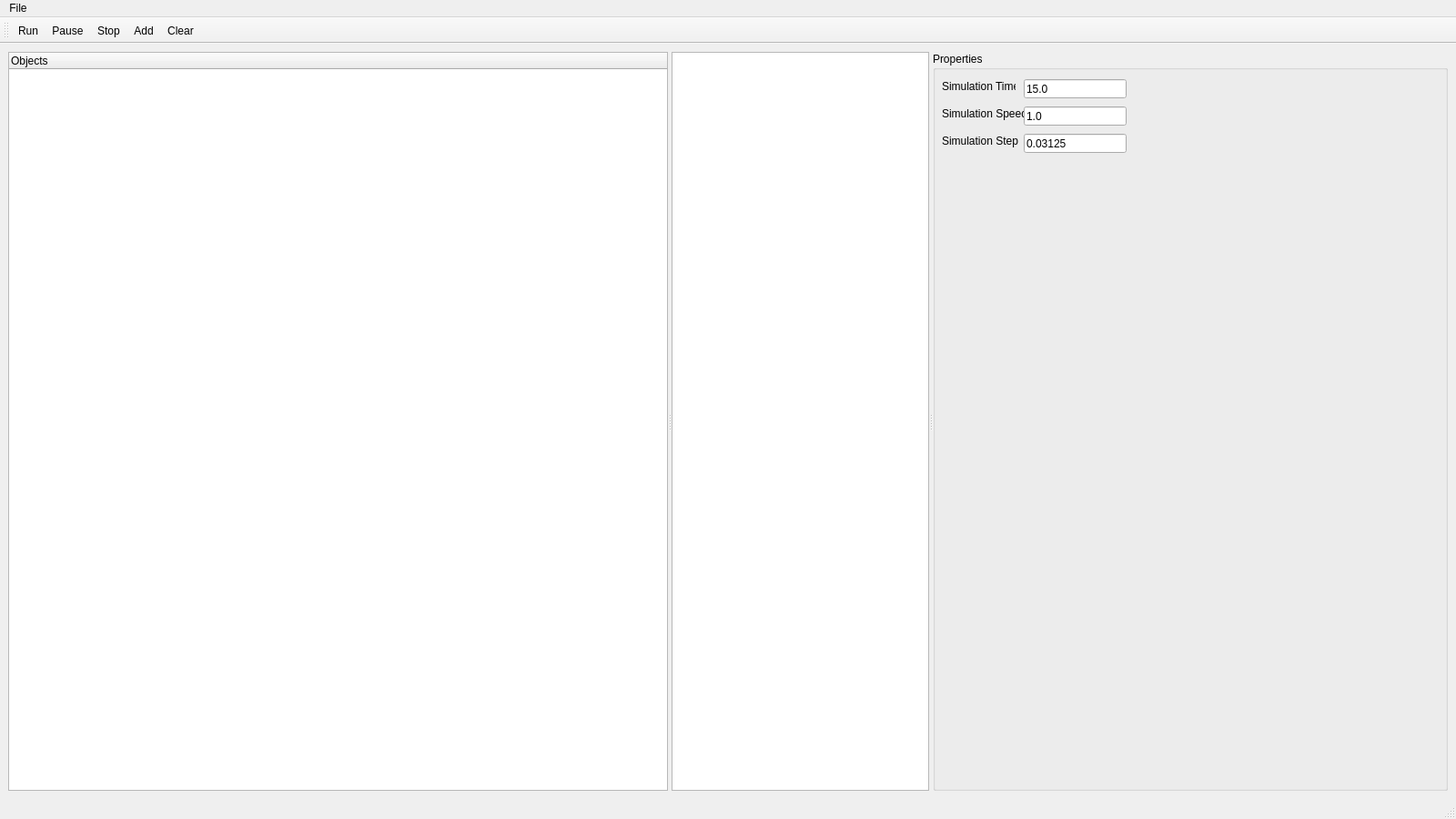
<?xml version="1.0" encoding="UTF-8"?>
<ui version="4.0">
 <class>MainWindow</class>
 <widget class="QMainWindow" name="MainWindow">
  <property name="geometry">
   <rect>
    <x>0</x>
    <y>0</y>
    <width>1600</width>
    <height>900</height>
   </rect>
  </property>
  <property name="windowTitle">
   <string>MainWindow</string>
  </property>
  <widget class="QWidget" name="centralwidget">
   <layout class="QHBoxLayout" name="horizontalLayout">
    <item>
     <widget class="QSplitter" name="splitter">
      <property name="orientation">
       <enum>Qt::Horizontal</enum>
      </property>
      <widget class="QTreeWidget" name="treeWidget">
       <property name="sizePolicy">
        <sizepolicy hsizetype="Preferred" vsizetype="Preferred">
         <horstretch>1</horstretch>
         <verstretch>1</verstretch>
        </sizepolicy>
       </property>
       <property name="baseSize">
        <size>
         <width>0</width>
         <height>0</height>
        </size>
       </property>
       <property name="contextMenuPolicy">
        <enum>Qt::CustomContextMenu</enum>
       </property>
       <attribute name="headerMinimumSectionSize">
        <number>27</number>
       </attribute>
       <attribute name="headerDefaultSectionSize">
        <number>100</number>
       </attribute>
       <column>
        <property name="text">
         <string>Objects</string>
        </property>
       </column>
      </widget>
      <widget class="QGraphicsView" name="graphicsView">
       <property name="sizePolicy">
        <sizepolicy hsizetype="Expanding" vsizetype="Expanding">
         <horstretch>1</horstretch>
         <verstretch>1</verstretch>
        </sizepolicy>
       </property>
       <property name="baseSize">
        <size>
         <width>400</width>
         <height>400</height>
        </size>
       </property>
       <property name="sizeAdjustPolicy">
        <enum>QAbstractScrollArea::AdjustToContents</enum>
       </property>
      </widget>
      <widget class="QGroupBox" name="groupBox">
       <property name="sizePolicy">
        <sizepolicy hsizetype="Fixed" vsizetype="Fixed">
         <horstretch>2</horstretch>
         <verstretch>1</verstretch>
        </sizepolicy>
       </property>
       <property name="baseSize">
        <size>
         <width>400</width>
         <height>0</height>
        </size>
       </property>
       <property name="title">
        <string>Properties</string>
       </property>
       <widget class="QLabel" name="simTimeLabel">
        <property name="geometry">
         <rect>
          <x>10</x>
          <y>30</y>
          <width>81</width>
          <height>16</height>
         </rect>
        </property>
        <property name="text">
         <string>Simulation Time</string>
        </property>
       </widget>
       <widget class="QLineEdit" name="simTime">
        <property name="geometry">
         <rect>
          <x>100</x>
          <y>30</y>
          <width>113</width>
          <height>21</height>
         </rect>
        </property>
        <property name="text">
         <string>15.0</string>
        </property>
       </widget>
       <widget class="QLabel" name="simSpeedLabel">
        <property name="geometry">
         <rect>
          <x>10</x>
          <y>60</y>
          <width>91</width>
          <height>16</height>
         </rect>
        </property>
        <property name="text">
         <string>Simulation Speed</string>
        </property>
       </widget>
       <widget class="QLineEdit" name="simSpeed">
        <property name="geometry">
         <rect>
          <x>100</x>
          <y>60</y>
          <width>113</width>
          <height>21</height>
         </rect>
        </property>
        <property name="text">
         <string>1.0</string>
        </property>
       </widget>
       <widget class="QLabel" name="simStepLabel">
        <property name="geometry">
         <rect>
          <x>10</x>
          <y>90</y>
          <width>91</width>
          <height>16</height>
         </rect>
        </property>
        <property name="text">
         <string>Simulation Step</string>
        </property>
       </widget>
       <widget class="QLineEdit" name="simStep">
        <property name="geometry">
         <rect>
          <x>100</x>
          <y>90</y>
          <width>113</width>
          <height>21</height>
         </rect>
        </property>
        <property name="text">
         <string>0.03125</string>
        </property>
       </widget>
      </widget>
     </widget>
    </item>
   </layout>
  </widget>
  <widget class="QMenuBar" name="menubar">
   <property name="geometry">
    <rect>
     <x>0</x>
     <y>0</y>
     <width>1600</width>
     <height>21</height>
    </rect>
   </property>
   <widget class="QMenu" name="menuModel">
    <property name="title">
     <string>File</string>
    </property>
    <addaction name="actionOpen"/>
    <addaction name="actionSave"/>
   </widget>
   <addaction name="menuModel"/>
  </widget>
  <widget class="QStatusBar" name="statusbar"/>
  <widget class="QToolBar" name="toolBar">
   <property name="windowTitle">
    <string>toolBar</string>
   </property>
   <attribute name="toolBarArea">
    <enum>TopToolBarArea</enum>
   </attribute>
   <attribute name="toolBarBreak">
    <bool>false</bool>
   </attribute>
   <addaction name="actionRun"/>
   <addaction name="actionPause"/>
   <addaction name="actionStop"/>
   <addaction name="actionAdd"/>
   <addaction name="actionClear"/>
  </widget>
  <action name="actionOpen">
   <property name="text">
    <string>Open</string>
   </property>
  </action>
  <action name="actionSave">
   <property name="text">
    <string>Save</string>
   </property>
  </action>
  <action name="actionRun">
   <property name="icon">
    <iconset>
     <normaloff>Resources/run.png</normaloff>Resources/run.png</iconset>
   </property>
   <property name="text">
    <string>Run</string>
   </property>
   <property name="toolTip">
    <string>Run the simulation</string>
   </property>
  </action>
  <action name="actionAddRadarStation">
   <property name="text">
    <string>AddRadarStation</string>
   </property>
   <property name="toolTip">
    <string>Add a radar station</string>
   </property>
  </action>
  <action name="actionPause">
   <property name="icon">
    <iconset>
     <normaloff>Resources/pause.png</normaloff>Resources/pause.png</iconset>
   </property>
   <property name="text">
    <string>Pause</string>
   </property>
   <property name="toolTip">
    <string>Pause the simulation</string>
   </property>
  </action>
  <action name="actionStop">
   <property name="icon">
    <iconset>
     <normaloff>Resources/stop.png</normaloff>Resources/stop.png</iconset>
   </property>
   <property name="text">
    <string>Stop</string>
   </property>
   <property name="toolTip">
    <string>Stop the simulation</string>
   </property>
  </action>
  <action name="actionAdd">
   <property name="icon">
    <iconset>
     <normaloff>Resources/add.png</normaloff>Resources/add.png</iconset>
   </property>
   <property name="text">
    <string>Add</string>
   </property>
   <property name="toolTip">
    <string>Add new objects</string>
   </property>
  </action>
  <action name="actionClear">
   <property name="icon">
    <iconset>
     <normaloff>Resources/clear.png</normaloff>Resources/clear.png</iconset>
   </property>
   <property name="text">
    <string>Clear</string>
   </property>
   <property name="toolTip">
    <string>Clear all</string>
   </property>
  </action>
  <action name="actionDelete">
   <property name="text">
    <string>Delete</string>
   </property>
  </action>
 </widget>
 <resources/>
 <connections/>
</ui>
